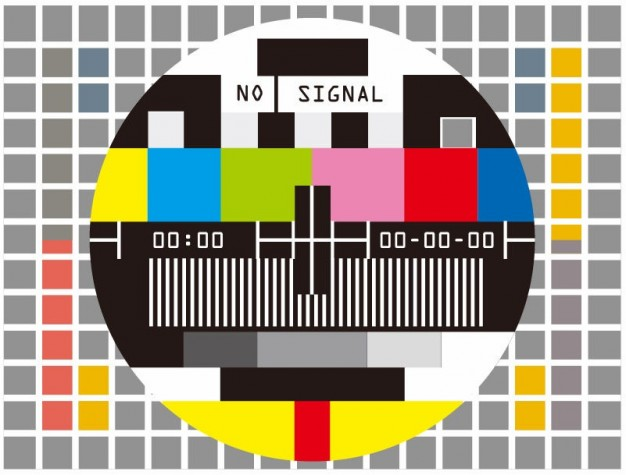
#> input picture prueba.jpg, 626 x 475 px
$ python test.py
#> lines starting #> are read from the running program, lines starting #| are printed output that depends on the picture
import cv2
import sys

img_abierta = cv2.imread('prueba.jpg',0)
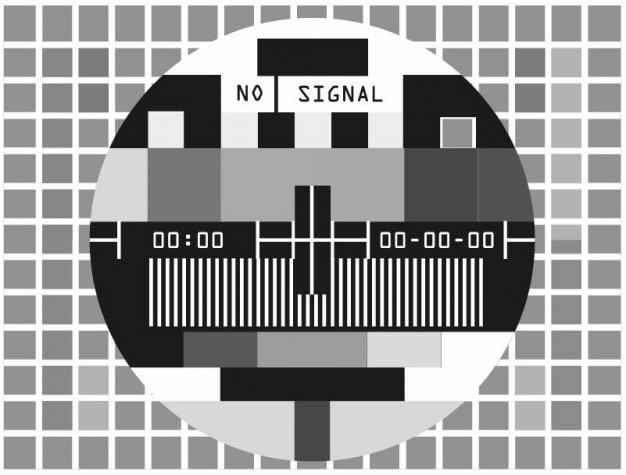
#> img_abierta: shape (475, 626); min 8, max 255, mean 153.1
cv2.imshow("Curso de OpenCV", img_abierta)

def cerrarVentana():
	cv2.destroyAllWindows()
	sys.exit()

def guardar_imagen():
	cv2.imwrite("demo_saved.jpg", img_abierta)

tecla_pulsada = cv2.waitKey(0)
#> (key Esc is pressed here)

if tecla_pulsada == ord('s'):
	guardar_imagen()
	cerrarVentana()
else:
	cerrarVentana()
#> (the program exits here)
